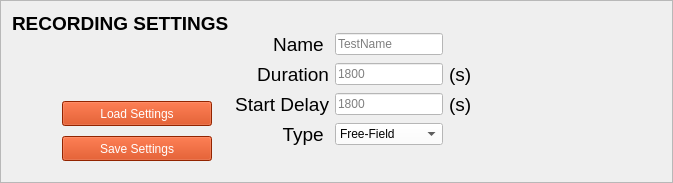
         <widget class="QFrame" name="main_tab_RecordingSettings_Frame">
          <property name="minimumSize">
           <size>
            <width>0</width>
            <height>175</height>
           </size>
          </property>
          <property name="frameShape">
           <enum>QFrame::StyledPanel</enum>
          </property>
          <property name="frameShadow">
           <enum>QFrame::Raised</enum>
          </property>
          <layout class="QHBoxLayout" name="horizontalLayout">
           <property name="rightMargin">
            <number>200</number>
           </property>
           <item>
            <layout class="QVBoxLayout" name="verticalLayout_10">
             <item>
              <widget class="QLabel" name="main_tab_RecordingSettings_Label">
               <property name="maximumSize">
                <size>
                 <width>16777215</width>
                 <height>50</height>
                </size>
               </property>
               <property name="text">
                <string>&lt;html&gt;&lt;head/&gt;&lt;body&gt;&lt;p&gt;&lt;span style=&quot; font-size:14pt; font-weight:600;&quot;&gt;RECORDING SETTINGS&lt;/span&gt;&lt;span style=&quot; font-size:14pt;&quot;/&gt;&lt;/p&gt;&lt;/body&gt;&lt;/html&gt;</string>
               </property>
               <property name="alignment">
                <set>Qt::AlignLeading|Qt::AlignLeft|Qt::AlignTop</set>
               </property>
              </widget>
             </item>
             <item>
              <spacer name="horizontalSpacer_4">
               <property name="orientation">
                <enum>Qt::Horizontal</enum>
               </property>
               <property name="sizeHint" stdset="0">
                <size>
                 <width>40</width>
                 <height>20</height>
                </size>
               </property>
              </spacer>
             </item>
             <item>
              <spacer name="horizontalSpacer_6">
               <property name="orientation">
                <enum>Qt::Horizontal</enum>
               </property>
               <property name="sizeHint" stdset="0">
                <size>
                 <width>40</width>
                 <height>20</height>
                </size>
               </property>
              </spacer>
             </item>
             <item>
              <spacer name="horizontalSpacer_5">
               <property name="orientation">
                <enum>Qt::Horizontal</enum>
               </property>
               <property name="sizeHint" stdset="0">
                <size>
                 <width>40</width>
                 <height>20</height>
                </size>
               </property>
              </spacer>
             </item>
             <item>
              <layout class="QVBoxLayout" name="verticalLayout_3">
               <property name="spacing">
                <number>10</number>
               </property>
               <property name="sizeConstraint">
                <enum>QLayout::SetFixedSize</enum>
               </property>
               <property name="leftMargin">
                <number>50</number>
               </property>
               <property name="bottomMargin">
                <number>10</number>
               </property>
               <item alignment="Qt::AlignLeft">
                <widget class="QPushButton" name="main_tab_RecordingSettings_LOAD_SETTINGS_Button">
                 <property name="minimumSize">
                  <size>
                   <width>150</width>
                   <height>25</height>
                  </size>
                 </property>
                 <property name="maximumSize">
                  <size>
                   <width>150</width>
                   <height>25</height>
                  </size>
                 </property>
                 <property name="styleSheet">
                  <string notr="true">background-color:rgb(204, 51, 0);
																color: rgb(255, 255, 255);
																font: 14pt &quot;MS Shell Dlg 2&quot;;
															</string>
                 </property>
                 <property name="text">
                  <string>Load Settings</string>
                 </property>
                </widget>
               </item>
               <item alignment="Qt::AlignLeft">
                <widget class="QPushButton" name="main_tab_RecordingSettings__SAVE_button">
                 <property name="minimumSize">
                  <size>
                   <width>150</width>
                   <height>25</height>
                  </size>
                 </property>
                 <property name="maximumSize">
                  <size>
                   <width>150</width>
                   <height>25</height>
                  </size>
                 </property>
                 <property name="styleSheet">
                  <string notr="true">background-color:rgb(204, 51, 0);
																color: rgb(255, 255, 255);
																font: 14pt &quot;MS Shell Dlg 2&quot;;
															</string>
                 </property>
                 <property name="text">
                  <string>Save Settings</string>
                 </property>
                </widget>
               </item>
              </layout>
             </item>
            </layout>
           </item>
           <item>
            <layout class="QGridLayout" name="gridLayout">
             <property name="topMargin">
              <number>20</number>
             </property>
             <property name="bottomMargin">
              <number>20</number>
             </property>
             <item row="1" column="1">
              <widget class="QLineEdit" name="main_tab_RecordingSettings_durationLineEdit">
               <property name="styleSheet">
                <string notr="true">background-color: rgb(255, 255, 255);
																font: 12pt &quot;MS Shell Dlg 2&quot;;
																color: rgb(0, 0, 0)
															</string>
               </property>
               <property name="maxLength">
                <number>4</number>
               </property>
               <property name="placeholderText">
                <string>1800</string>
               </property>
              </widget>
             </item>
             <item row="0" column="1">
              <widget class="QLineEdit" name="main_tab_RecordingSettings_name_LineEdit">
               <property name="styleSheet">
                <string notr="true">background-color: rgb(255, 255, 255);
																font: 12pt &quot;MS Shell Dlg 2&quot;;
																color: rgb(0, 0, 0)
															</string>
               </property>
               <property name="text">
                <string/>
               </property>
               <property name="maxLength">
                <number>20</number>
               </property>
               <property name="placeholderText">
                <string>TestName</string>
               </property>
              </widget>
             </item>
             <item row="2" column="1">
              <widget class="QLineEdit" name="main_tab_RecordingSettings_delay_LineEdit">
               <property name="styleSheet">
                <string notr="true">background-color: rgb(255, 255, 255);
													font: 12pt &quot;MS Shell Dlg 2&quot;;
													color: rgb(0, 0, 0)
												</string>
               </property>
               <property name="maxLength">
                <number>4</number>
               </property>
               <property name="placeholderText">
                <string>1800</string>
               </property>
              </widget>
             </item>
             <item row="3" column="0">
              <widget class="QLabel" name="main_tab_longitud_Label_3">
               <property name="text">
                <string>&lt;html&gt;&lt;head/&gt;&lt;body&gt;&lt;p align=&quot;right&quot;&gt;&lt;span style=&quot; font-size:14pt;&quot;&gt;Type &lt;/span&gt;&lt;/p&gt;&lt;/body&gt;&lt;/html&gt;</string>
               </property>
               <property name="buddy">
                <cstring>main_tab_RecordingSettings_type_DropDown</cstring>
               </property>
              </widget>
             </item>
             <item row="1" column="2">
              <widget class="QLabel" name="label_3">
               <property name="text">
                <string>&lt;html&gt;&lt;head/&gt;&lt;body&gt;&lt;p&gt;&lt;span style=&quot; font-size:14pt;&quot;&gt;(s)&lt;/span&gt;&lt;/p&gt;&lt;/body&gt;&lt;/html&gt;</string>
               </property>
              </widget>
             </item>
             <item row="0" column="0">
              <widget class="QLabel" name="main_tab_RecordingSettings_name_Label">
               <property name="text">
                <string>&lt;html&gt;&lt;head/&gt;&lt;body&gt;&lt;p align=&quot;right&quot;&gt;&lt;span style=&quot; font-size:14pt;&quot;&gt;Name &lt;/span&gt;&lt;/p&gt;&lt;/body&gt;&lt;/html&gt;</string>
               </property>
               <property name="buddy">
                <cstring>main_tab_RecordingSettings_name_LineEdit</cstring>
               </property>
              </widget>
             </item>
             <item row="3" column="1">
              <widget class="QComboBox" name="main_tab_RecordingSettings_type_DropDown">
               <property name="styleSheet">
                <string notr="true">background-color: rgb(255, 255, 255);
																font: 12pt &quot;MS Shell Dlg 2&quot;;
																color: rgb(0, 0, 0)
															</string>
               </property>
               <property name="maxCount">
                <number>10</number>
               </property>
               <item>
                <property name="text">
                 <string>Free-Field</string>
                </property>
               </item>
               <item>
                <property name="text">
                 <string>Laboratory</string>
                </property>
               </item>
               <item>
                <property name="text">
                 <string>Building</string>
                </property>
               </item>
              </widget>
             </item>
             <item row="2" column="2">
              <widget class="QLabel" name="label_2">
               <property name="text">
                <string>&lt;html&gt;&lt;head/&gt;&lt;body&gt;&lt;p&gt;&lt;span style=&quot; font-size:14pt;&quot;&gt;(s)&lt;/span&gt;&lt;/p&gt;&lt;/body&gt;&lt;/html&gt;</string>
               </property>
              </widget>
             </item>
             <item row="1" column="0">
              <widget class="QLabel" name="main_tab_RecordingSettings_durationLabel">
               <property name="text">
                <string>&lt;html&gt;&lt;head/&gt;&lt;body&gt;&lt;p align=&quot;right&quot;&gt;&lt;span style=&quot; font-size:14pt;&quot;&gt;Duration&lt;/span&gt;&lt;/p&gt;&lt;/body&gt;&lt;/html&gt;</string>
               </property>
               <property name="buddy">
                <cstring>main_tab_RecordingSettings_durationLineEdit
															</cstring>
               </property>
              </widget>
             </item>
             <item row="2" column="0">
              <widget class="QLabel" name="main_tab_RecordingSettings_delay_Label">
               <property name="text">
                <string>&lt;html&gt;&lt;head/&gt;&lt;body&gt;&lt;p align=&quot;right&quot;&gt;&lt;span style=&quot; font-size:14pt;&quot;&gt;Start Delay&lt;/span&gt;&lt;/p&gt;&lt;/body&gt;&lt;/html&gt;</string>
               </property>
               <property name="buddy">
                <cstring>main_tab_RecordingSettings_durationLineEdit</cstring>
               </property>
              </widget>
             </item>
            </layout>
           </item>
          </layout>
         </widget>
